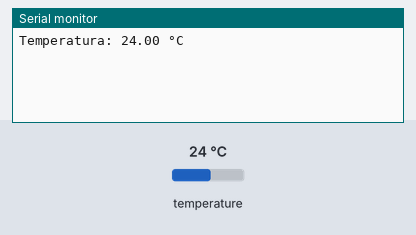
This sketch was run on a simulated ESP32. Shown: the last lines printed to the serial monitor. Inputs (shaded band) come from the test bench; at power-on: temperature 24 °C.

Above: at 2.2 s.
2.3 s: temperature set to 12 °C
At 4.5 s:
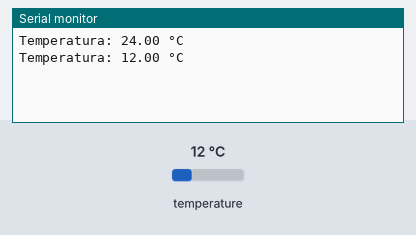
4.8 s: temperature set to 19 °C
At 6.0 s:
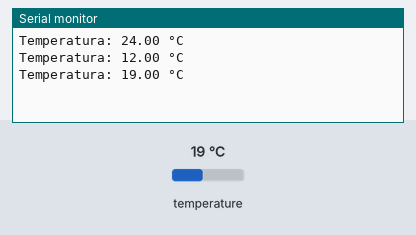
Timing chart, 0 to 7.8 s (numbered marks = the images above; inputs shaded):
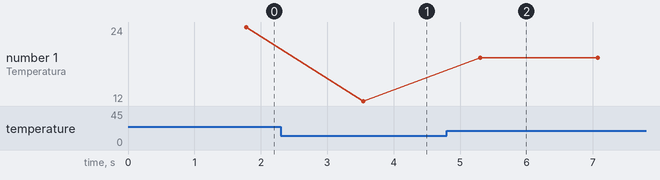

Measured:
- after the input at 2.3 s, the serial monitor: prints a new line after 1.2 s (image 1)
- after the input at 4.8 s, the serial monitor: prints a new line after 0.51 s (image 2)
- plotted number 1: 24 → 12 after the input at 2.3 s, 12 → 19 after the input at 4.8 s

The sketch:

ESP32_TV_temp.ino
```cpp
#include <OneWire.h>
#include <DallasTemperature.h>

// Pin al que está conectado el terminal DATA del DS18B20
#define ONE_WIRE_BUS 4

// Configuración de OneWire
OneWire oneWire(ONE_WIRE_BUS);

// Configuración del sensor de temperatura
DallasTemperature sensors(&oneWire);

void setup() {
  // Inicializar comunicación serie
  Serial.begin(115200);
  delay(1000);

  // Inicializar sensores
  sensors.begin();
}

void loop() {
  // Solicitar temperatura al sensor
  sensors.requestTemperatures();

  // Leer la temperatura en grados Celsius
  float tempC = sensors.getTempCByIndex(0);  // Index 0 para el primer sensor

  Serial.print("Temperatura: ");
  Serial.print(tempC);
  Serial.println(" °C");

  // Esperar un segundo antes de la próxima lectura
  delay(1000);
}
```
